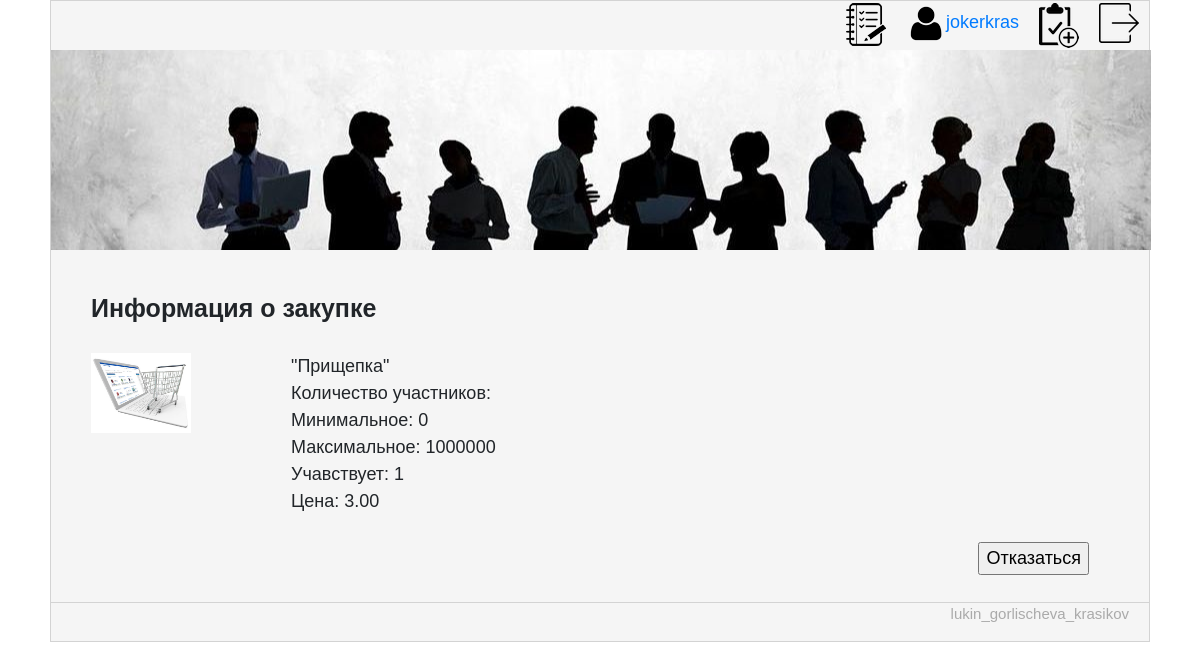
The page /lot?id=2 (signed in) on the database its author committed.
### GroupBuyApp/models.py (models this page shows, shortened)
class Lot(models.Model):
    name = models.CharField(max_length=50)
    account = models.ForeignKey(Account, default=1, on_delete=models.CASCADE)
    price = models.DecimalField(max_digits=10, decimal_places=2)
    available = models.BooleanField(default=True)
    created = models.DateTimeField(auto_now_add=True)
    ended = models.DateTimeField(auto_now=True)
    minUsers = models.IntegerField(default=0)
    hasMax = models.BooleanField(default=False)
    maxUsers = models.IntegerField(default=1000000)
    usersJoin = models.IntegerField(default=1)
    description = models.CharField(max_length=256, default="")

### GroupBuyApp/views.py (the view)
# urls.py: url(r'^lot', views.lot_details),
def lot_details(request):
    lot_id = request.GET['id']
    lot = Lot.objects.get(pk=lot_id)
    author = Account.objects.get(pk=lot.account.user_id)
    user = auth.get_user(request)
    if user is not None:
        try:
            joined = AccountLot.objects.get(account_id=user.id, lot_id=lot_id) is not None
        except: joined = False
    else:
        joined = False
    return render(
        request,
        'buyInfo.html',
        {
            'lot': lot,
            'author': author,
            'user': auth.get_user(request),
            'joined': joined
        }
    )

### GroupBuyApp/templates/buyInfo.html (shortened to what this page needs)
{% load staticfiles  %}
<html>
	<head>
        <link rel="stylesheet" href="https://maxcdn.bootstrapcdn.com/bootstrap/4.0.0-beta.2/css/bootstrap.min.css">
        <link rel="stylesheet" href="{% static 'css/style.css' %}">
	</head>
<body>
<div class="page">
	<header>
	{% if user.is_authenticated %}
        <a href="/logout"><img alt="" src="{% static 'images/out.png' %}"></a>
	    <a href="/create"><img alt="" src="{% static 'images/new.png' %}"></a>
         <a href="/profile?id={{ user.id }}" class="prof"><img alt="" src="{% static 'images/prof.png' %}">{{ user.username }}</a>
    {% else %}
        <a href="/login"><img alt="" src="{% static 'images/prof.png' %}"></a>
    {% endif %}
	<a href="/listBuy"><img alt="" src="{% static 'images/list.png' %}"></a>
	<div class="header-img-home"></div>
	</header>
	<div class="content-box">
		<div class="cont">Информация о закупке</div>
		<div class="img-with-capt">
			<img src="{% static 'images/buy.jpg' %}"/>
		</div>
		<div class="text-left">
			 "{{ lot.name }}"<br>
			 Количество участников:
			 <br>
			 Минимальное: {{ lot.minUsers }}<br>
			 Максимальное: {{ lot.maxUsers }}
			 <br>
             Учавствует: {{ lot.usersJoin }}<br>
			 Цена: {{ lot.price }}<br>
            {% if user.is_authenticated and lot.account_id != user.id and lot.available%}
                <a href="/join?id={{ lot.id }}&joined={{ joined }}">
                    {% if joined %}
                        <input type="button" value="Отказаться" class="buttonCreate">
                    {% else %}
                        <input type="button" value="Присоединиться" class="buttonCreate">
                    {% endif %}
                </a>
			{% endif %}
		</div>
	</div>
	<footer class="site-footer">
		<div class="copyrights"><p>lukin_gorlischeva_krasikov</p></div>
	</footer>
</div>
</body>
</html>

### GroupBuyApp/static/css/style.css (style rules this page uses)
.page { background-color:#F5F5F5; width:1100px; margin-left:auto; margin-right:auto; border:1px solid #D3D3D3; }
a { margin: 2px 10px; float:right; }
.header-img-home { clear:both; width:1100px; height:200px; background: url("../images/home-bg.jpg") no-repeat center; }
footer, .down-block { clear: both; border-top:1px solid #D3D3D3; font-size:16px; padding:30px; }
.site-footer { padding:0px 20px; font-size:18px; color:#aaaaaa; }
.copyrights { padding:0px; margin: 0px; text-align:right; font-size:15px; }
.img-with-capt { width:200px; height:110px; margin-bottom:30px; position: relative; display: table; float:left; }
.img-with-capt img { width:100px; height:80px; }
.text-left { margin-left:50px; }
input { font-size:16px; }
.buttonCreate { margin:25px 10px 25px 0; font-size:18px; }
.content-box { box-sizing: border-box; margin:40px 40px 60px 40px; }
.cont { font-size:25px; font-weight:bold; margin: 25px 0px; }

### rows shown on the page
Lot: name "Прищепка", minUsers "0", maxUsers "1000000", usersJoin "1", price "3.00"

### other values the page prints
{{ user.username }} "jokerkras"
